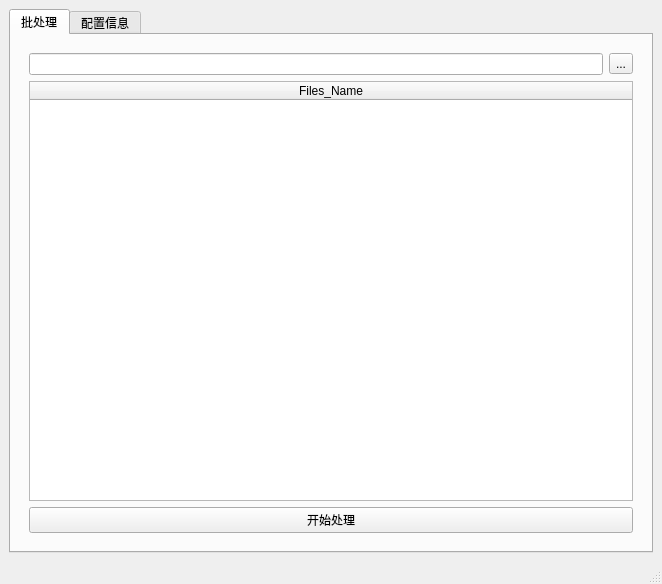
<?xml version="1.0" encoding="UTF-8"?>
<ui version="4.0">
 <class>MainWindow</class>
 <widget class="QMainWindow" name="MainWindow">
  <property name="geometry">
   <rect>
    <x>0</x>
    <y>0</y>
    <width>662</width>
    <height>584</height>
   </rect>
  </property>
  <property name="windowTitle">
   <string>MainWindow</string>
  </property>
  <widget class="QWidget" name="centralwidget">
   <layout class="QVBoxLayout" name="verticalLayout">
    <item>
     <widget class="QTabWidget" name="tabWidget">
      <property name="currentIndex">
       <number>0</number>
      </property>
      <widget class="QWidget" name="BatchProcessing">
       <attribute name="title">
        <string>批处理</string>
       </attribute>
       <layout class="QVBoxLayout" name="verticalLayout_2">
        <item>
         <widget class="MyWidget" name="MyWidget" native="true">
          <layout class="QVBoxLayout" name="verticalLayout_3">
           <item>
            <layout class="QHBoxLayout" name="horizontalLayout">
             <item>
              <widget class="QLineEdit" name="LET_DirPath"/>
             </item>
             <item>
              <widget class="QToolButton" name="TBT_SelectDir">
               <property name="text">
                <string>...</string>
               </property>
              </widget>
             </item>
            </layout>
           </item>
           <item>
            <widget class="Files_Table" name="Files_Table">
             <attribute name="horizontalHeaderStretchLastSection">
              <bool>true</bool>
             </attribute>
             <attribute name="verticalHeaderVisible">
              <bool>false</bool>
             </attribute>
             <column>
              <property name="text">
               <string>Files_Name</string>
              </property>
             </column>
            </widget>
           </item>
           <item>
            <widget class="QPushButton" name="PBT_Start">
             <property name="text">
              <string>开始处理</string>
             </property>
            </widget>
           </item>
          </layout>
         </widget>
        </item>
       </layout>
      </widget>
      <widget class="QWidget" name="ConfigSettingTab">
       <attribute name="title">
        <string>配置信息</string>
       </attribute>
       <layout class="QVBoxLayout" name="verticalLayout_4">
        <item>
         <widget class="ConfigWidget" name="ConfigWidget" native="true">
          <layout class="QVBoxLayout" name="verticalLayout_6">
           <item>
            <layout class="QHBoxLayout" name="HL_Config_0">
             <item>
              <widget class="QLabel" name="label">
               <property name="sizePolicy">
                <sizepolicy hsizetype="Preferred" vsizetype="Fixed">
                 <horstretch>0</horstretch>
                 <verstretch>0</verstretch>
                </sizepolicy>
               </property>
               <property name="text">
                <string>MayaPyLocation</string>
               </property>
              </widget>
             </item>
             <item>
              <widget class="QLineEdit" name="LET_DirMayaPy">
               <property name="enabled">
                <bool>false</bool>
               </property>
              </widget>
             </item>
             <item>
              <widget class="QToolButton" name="TBP_SelectMayaPyPath">
               <property name="text">
                <string>...</string>
               </property>
              </widget>
             </item>
            </layout>
           </item>
           <item>
            <layout class="QHBoxLayout" name="HL_Config_1">
             <item>
              <widget class="QLabel" name="label_2">
               <property name="text">
                <string>角色组名</string>
               </property>
              </widget>
             </item>
             <item>
              <widget class="QLineEdit" name="LE_CharacterName"/>
             </item>
            </layout>
           </item>
           <item>
            <layout class="QHBoxLayout" name="HL_Config_2">
             <item>
              <widget class="QLabel" name="label_3">
               <property name="text">
                <string>模型组名</string>
               </property>
              </widget>
             </item>
             <item>
              <widget class="QLineEdit" name="LE_ModelName"/>
             </item>
            </layout>
           </item>
           <item>
            <layout class="QHBoxLayout" name="HL_Config_3">
             <item>
              <widget class="QLabel" name="label_4">
               <property name="text">
                <string>骨骼组名</string>
               </property>
              </widget>
             </item>
             <item>
              <widget class="QLineEdit" name="LE_SkeletalName"/>
             </item>
            </layout>
           </item>
          </layout>
         </widget>
        </item>
        <item>
         <widget class="QPushButton" name="PB_Config_Save">
          <property name="text">
           <string>保存</string>
          </property>
         </widget>
        </item>
       </layout>
      </widget>
     </widget>
    </item>
   </layout>
  </widget>
  <widget class="QMenuBar" name="menubar">
   <property name="geometry">
    <rect>
     <x>0</x>
     <y>0</y>
     <width>662</width>
     <height>22</height>
    </rect>
   </property>
  </widget>
  <widget class="QStatusBar" name="statusbar"/>
 </widget>
 <customwidgets>
  <customwidget>
   <class>MyWidget</class>
   <extends>QWidget</extends>
   <header>Blocks.MyWidget</header>
   <container>1</container>
   <slots>
    <slot>PBT_StartClicked()</slot>
    <slot>TBT_SelectDirClicked()</slot>
    <slot>LET_DirPathTextChenge(QString)</slot>
   </slots>
  </customwidget>
  <customwidget>
   <class>Files_Table</class>
   <extends>QTableWidget</extends>
   <header>WidgetComponents.Files_Table</header>
  </customwidget>
  <customwidget>
   <class>ConfigWidget</class>
   <extends>QWidget</extends>
   <header>Blocks.ConfigWidget</header>
   <container>1</container>
   <slots>
    <slot>TBP_SelectMayaPyPathClicked()</slot>
    <slot>ConfigChange(QString)</slot>
    <slot>SaveConfigEvent()</slot>
   </slots>
  </customwidget>
 </customwidgets>
 <resources/>
 <connections>
  <connection>
   <sender>PBT_Start</sender>
   <signal>clicked()</signal>
   <receiver>MyWidget</receiver>
   <slot>PBT_StartClicked()</slot>
   <hints>
    <hint type="sourcelabel">
     <x>379</x>
     <y>470</y>
    </hint>
    <hint type="destinationlabel">
     <x>379</x>
     <y>261</y>
    </hint>
   </hints>
  </connection>
  <connection>
   <sender>TBT_SelectDir</sender>
   <signal>clicked()</signal>
   <receiver>MyWidget</receiver>
   <slot>TBT_SelectDirClicked()</slot>
   <hints>
    <hint type="sourcelabel">
     <x>728</x>
     <y>51</y>
    </hint>
    <hint type="destinationlabel">
     <x>379</x>
     <y>261</y>
    </hint>
   </hints>
  </connection>
  <connection>
   <sender>LET_DirPath</sender>
   <signal>textChanged(QString)</signal>
   <receiver>MyWidget</receiver>
   <slot>LET_DirPathTextChenge(QString)</slot>
   <hints>
    <hint type="sourcelabel">
     <x>364</x>
     <y>51</y>
    </hint>
    <hint type="destinationlabel">
     <x>379</x>
     <y>261</y>
    </hint>
   </hints>
  </connection>
  <connection>
   <sender>LE_CharacterName</sender>
   <signal>textChanged(QString)</signal>
   <receiver>ConfigWidget</receiver>
   <slot>ConfigChange(QString)</slot>
   <hints>
    <hint type="sourcelabel">
     <x>356</x>
     <y>231</y>
    </hint>
    <hint type="destinationlabel">
     <x>329</x>
     <y>287</y>
    </hint>
   </hints>
  </connection>
  <connection>
   <sender>LE_ModelName</sender>
   <signal>textChanged(QString)</signal>
   <receiver>ConfigWidget</receiver>
   <slot>ConfigChange(QString)</slot>
   <hints>
    <hint type="sourcelabel">
     <x>356</x>
     <y>344</y>
    </hint>
    <hint type="destinationlabel">
     <x>329</x>
     <y>287</y>
    </hint>
   </hints>
  </connection>
  <connection>
   <sender>LE_SkeletalName</sender>
   <signal>textChanged(QString)</signal>
   <receiver>ConfigWidget</receiver>
   <slot>ConfigChange(QString)</slot>
   <hints>
    <hint type="sourcelabel">
     <x>356</x>
     <y>458</y>
    </hint>
    <hint type="destinationlabel">
     <x>329</x>
     <y>287</y>
    </hint>
   </hints>
  </connection>
  <connection>
   <sender>PB_Config_Save</sender>
   <signal>clicked()</signal>
   <receiver>ConfigWidget</receiver>
   <slot>SaveConfigEvent()</slot>
   <hints>
    <hint type="sourcelabel">
     <x>329</x>
     <y>529</y>
    </hint>
    <hint type="destinationlabel">
     <x>329</x>
     <y>287</y>
    </hint>
   </hints>
  </connection>
  <connection>
   <sender>TBP_SelectMayaPyPath</sender>
   <signal>clicked()</signal>
   <receiver>ConfigWidget</receiver>
   <slot>TBP_SelectMayaPyPathClicked()</slot>
   <hints>
    <hint type="sourcelabel">
     <x>617</x>
     <y>123</y>
    </hint>
    <hint type="destinationlabel">
     <x>329</x>
     <y>287</y>
    </hint>
   </hints>
  </connection>
 </connections>
</ui>
